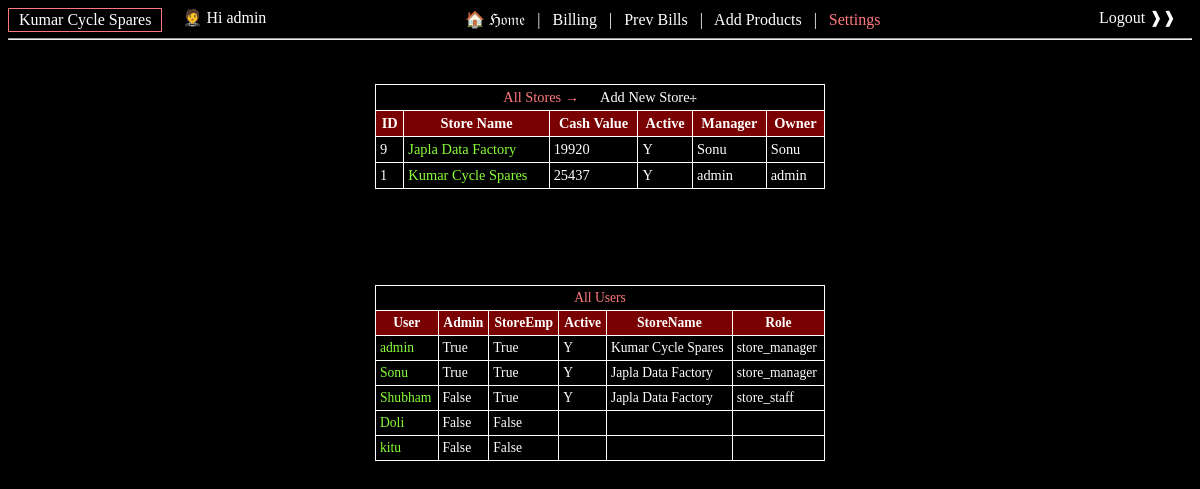
Page /settings/ (signed in) on the earlier database version.
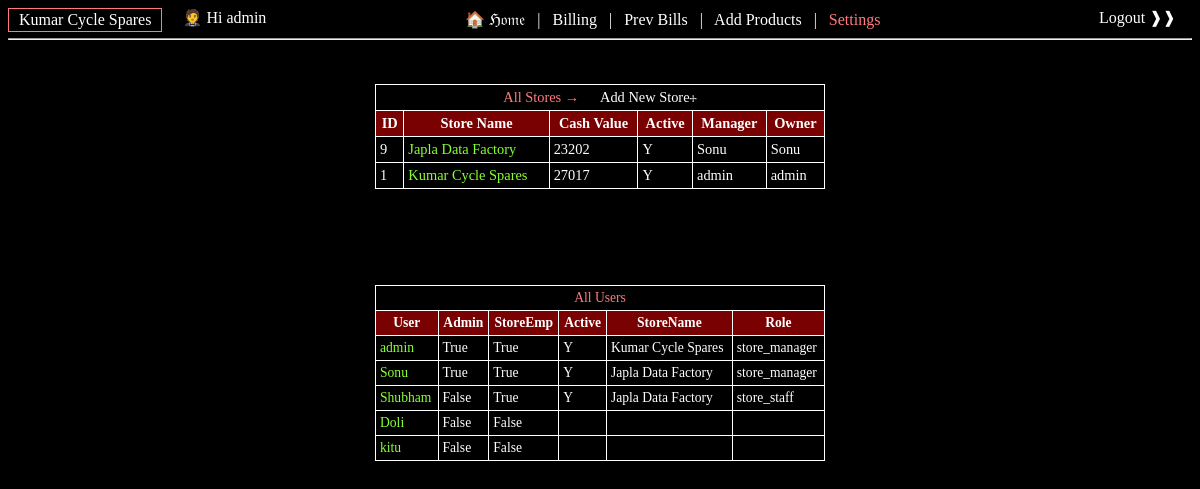
Same page on the later database version.
### stores_app/models.py (models this page shows)
class store(models.Model):
    name = models.CharField(max_length=50)
    address = models.CharField(max_length=100)
    cash_value = models.IntegerField(default=0)
    activeFlag = models.CharField(max_length=1, default='Y')
    creator = models.ForeignKey(User, on_delete=models.SET_NULL, blank=True, null=True) # Store Owner
    def __str__(self):
        return self.name

class store_emp(models.Model):
    emp_obj = models.ForeignKey(User, on_delete=models.CASCADE)
    addr = models.CharField(max_length=80)
    activeFlag = models.CharField(max_length=1, default='Y')
    choices = (('store_manager','store_manager'),('store_staff','store_staff'))
    role = models.CharField(choices=choices, max_length=50, default='store_staff')
    store_obj = models.ForeignKey(store, on_delete=models.SET_NULL, blank=True, null=True)
    def __str__(self):
        return self.emp_obj.username

### stores_app/views.py (the view, shortened to what this page needs)
# urls.py: path('settings/', include('stores_app.urls')),
@login_required(login_url='/login/')
def settings(request):
    if request.user.is_superuser == False:
        return redirect('/home/')
    data = {}
    emp_obj = store_emp.objects.all().filter(emp_obj=request.user).first()
    data['store_obj'] = emp_obj.store_obj if emp_obj is not None else "Store not available"
    stores = list(store.objects.all().order_by('-id'))[:]
    managers = []
    for store_obj in stores:
        try:
            managers.append(store_emp.objects.all().filter(store_obj=store_obj).filter(role__icontains='store_manager').first())
        except:
            managers.append("not available")
    data['stores_data'] = zip(stores,managers)
    all_users = list(User.objects.all())
    all_emp_objs = list(store_emp.objects.all())
    data['all_users'] = []
    for a_user_obj in all_users:
        d = {}
        d['user_obj'] = a_user_obj
        a_emp_obj = [a_emp_obj for a_emp_obj in all_emp_objs if a_emp_obj.emp_obj==a_user_obj]
        d['is_emp'] = True if len(a_emp_obj)>0 else False
        d['emp_obj'] = a_emp_obj[0] if len(a_emp_obj)>0 else None
        data['all_users'].append(d)
    return render(request,'settings.html',data)

### products/templatetags/extra_filters.py (called while the page is built)
@register.filter(name='has_group')
def has_group(request, group_name):
    groups = [str(group) for group in request.user.groups.all()]
    return True if group_name in groups else False

### stores_app/templates/settings.html (shortened to what this page needs)
{% load static %}
{% load extra_filters %}
<html>
<head>
<link rel="stylesheet" href="{% static 'bootstrap/css/jquery-ui.css' %}">
</head>
<body bgcolor="#000;">
	<div class="t_w" style="float: left; padding:2px; border: 1px solid #ff7a7f; ">&ensp;{{store_obj}}&ensp; </div>
	<div class="t_w" style="float: left; "> &ensp;&ensp; &#129333;  Hi {{user}}&ensp;&ensp;&ensp;&ensp;</div>
	<center class="t_w">
		<a href="/" class="t_w t_hover">  &#127968; &Hfr;&ofr;&mfr;&efr;<a/> &ensp;|&ensp;
		<a href="/bill/" class="t_w t_hover">Billing</a> &ensp;|&ensp;
		<a href="/prev_bill/" class="t_w t_hover">Prev Bills</a>
		{% if request|has_group:'store_manager' %}
			&ensp;|&ensp; <a href="/add/" class="t_w t_hover">Add Products</a>
		{% endif %}
		{% if user.is_superuser %}
				&ensp;|&ensp; <a href="/settings/" class="t_w t_hover" style="color:#ff7a7f;">Settings</a>
		{% endif %}
		<a href="/logout/" class="t_w t_hover" style="float:inline-end;">&ensp;&ensp;&ensp;&ensp;&ensp;&ensp; Logout &#10097;&#10097;&ensp;&ensp; </a>
		<hr/>
	</center>
<center>
<div style="overflow-y: auto; scrollbar-width: none; -ms-overflow-style: none; height: 201px;" id="all_stores">
	<table class="t_w" style="width:450px; padding:5px; font-size: 90%;">
		<tr>
			<td colspan=6>
				<center style="color:#ff7a7f;">
					All Stores &#8594;  &ensp;&ensp;
					<span id="btn_add_store" class="t_hover">Add New Store&#10750;</span>
				</center></td>
		</tr>
		<tr style="background-color: rgb(122, 1, 1); position: sticky; top: 1; z-index: 1;">
			<th> ID </th>
			<th> Store Name </th>
			<th> Cash Value </th>
			<th> Active </th>
			<th> Manager </th>
			<th> Owner</th>
		</tr>
		{% for store,manager in stores_data %}
		<tr style="color:white;" class="itemrow">
			<td>{{store.id}}</td> &ensp;
			<td class="store_name" id="row{{store.id}}"><span style="color:#89ff36;">{{store.name}}</span></td> &ensp;
			<td>{{store.cash_value}}</td> &ensp;
			<td>{{store.activeFlag}}</td> &ensp;
			<td>{{manager}}</td> &ensp;
			<td>{{store.creator.username}}</td>
		</tr>
		{% endfor %}
	</table>
</div>
<div style="overflow-y: auto; scrollbar-width: none; -ms-overflow-style: none; height: 201px;" id="all_users">
	<table class="t_w" style="width:450px; padding:5px; font-size: 85%;">
		<tr>
			<td colspan=7>
				<center style="color:#ff7a7f;">
					All Users
				</center></td>
		</tr>
		<tr style="background-color: rgb(122, 1, 1); position: sticky; top: 1; z-index: 1;">
			<th> User </th>
			<th> Admin </th>
			<th> StoreEmp </th>
			<th> Active </th>
			<th> StoreName </th>
			<th> Role </th>
		</tr>
		{% for obj in all_users %}
		<tr style="color:white;" class="itemrow">
			<td class="user_name" id="row{{obj.user_obj.id}}"><span style="color:#89ff36;">{{obj.user_obj.username}}</span></td> &ensp;
			<td>{{obj.user_obj.is_superuser}}</td> &ensp;
			<td>{{obj.is_emp}}</td> &ensp;
			<td>{{obj.emp_obj.activeFlag}}</td> &ensp;
			<td>{{obj.emp_obj.store_obj}}</td> &ensp;
			<td>{{obj.emp_obj.role}}</td> &ensp;
		</tr>
		{% endfor %}
	</table>
</div>
</center>
</body>
</html>

Differences in the rows shown:
changed store "Kumar Cycle Spares": cash_value "25437" → "27017"
changed store "Japla Data Factory": cash_value "19920" → "23202"
